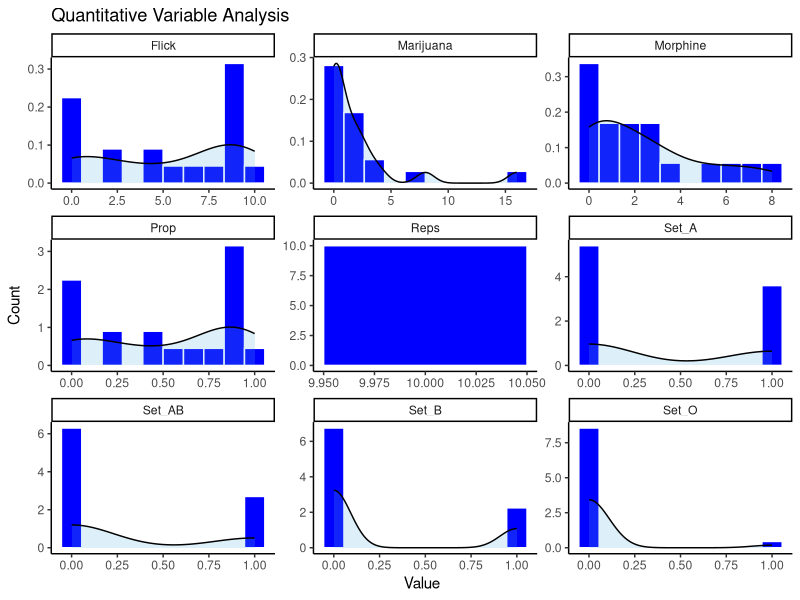
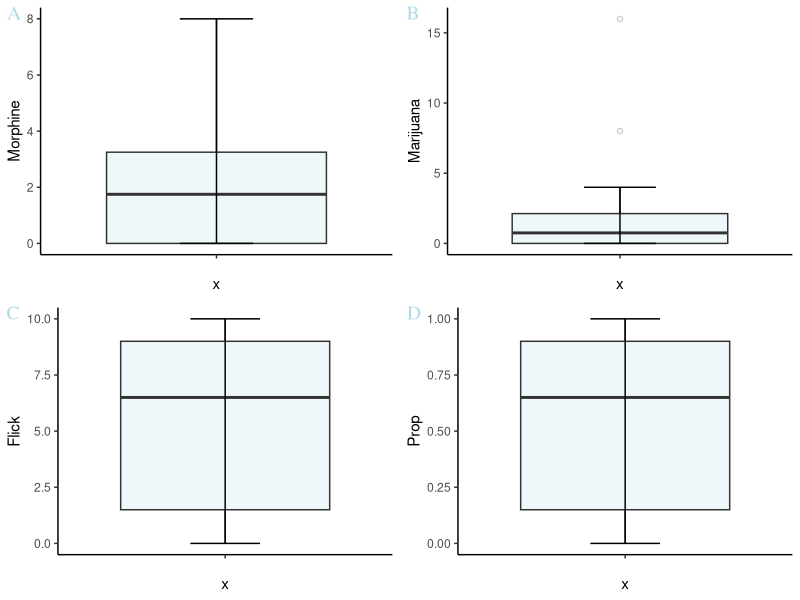
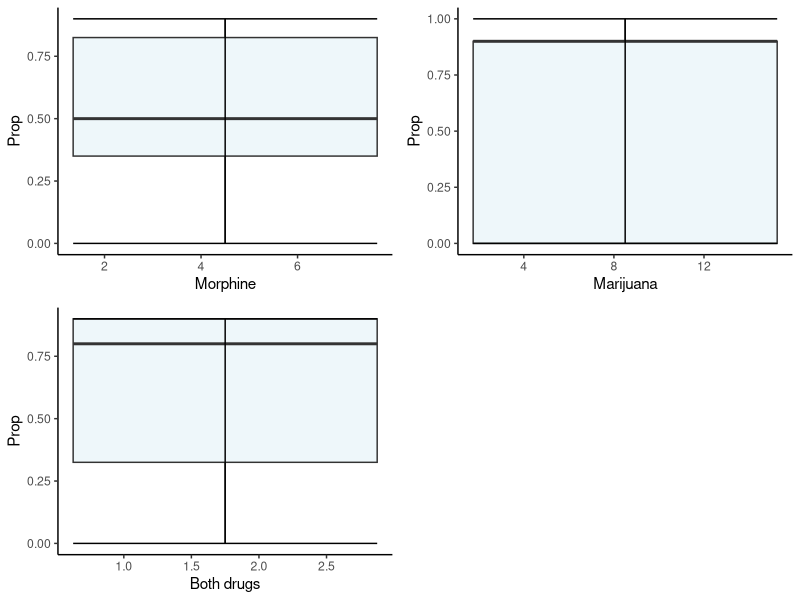
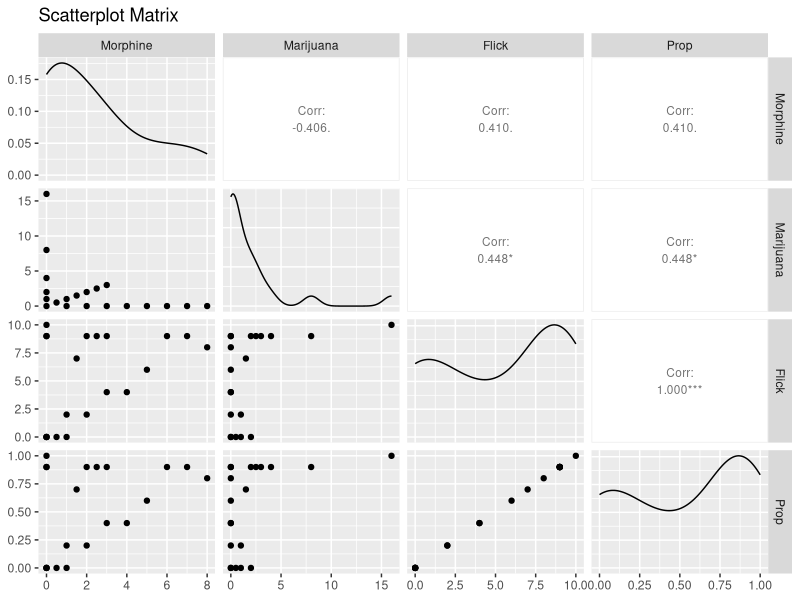
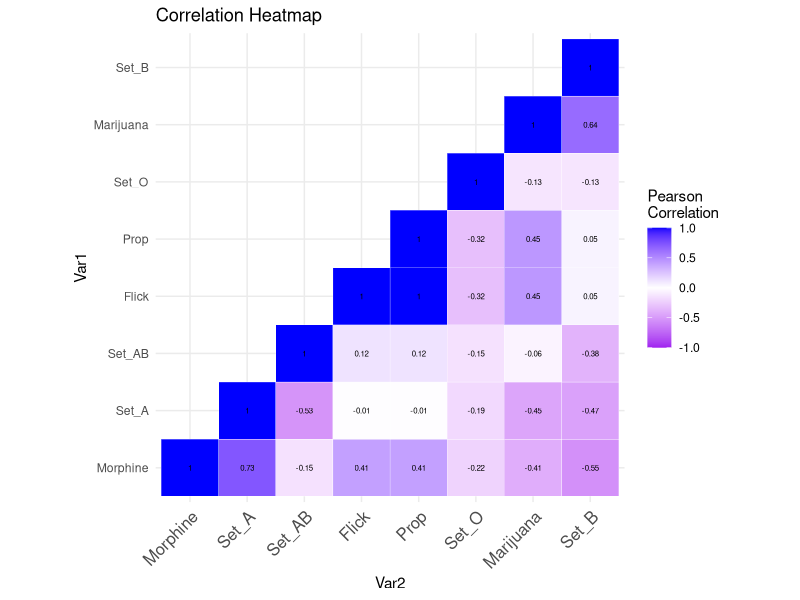

These charts were generated, in order, by the following R code:
## ---- chunk 1
knitr::opts_chunk$set(echo = TRUE, message = FALSE, warning = FALSE, fig.align = "center")
## ---- chunk 2
library(kableExtra)    # Tables
library(dplyr)         # Mutation for dummy variable
library(caret)         # Dummy variable
library(tidyr)         # Can be used to “gather” a key-value pair across multiple columns
library(cowplot)       # plot_grid() function
library(GGally)        # Allows to build a great scatterplot matrix
library(fastDummies)   # Create dummy variables
library(reshape2)      # melt() function
library(data.table)    # data.table format

#source("VIF.R")
## ---- chunk 3
# Load your data, Bpain.csv
pain  = fread("Bpain.csv")
pain1 = fread("Bpain.csv")
## ---- chunk 4
# Moved reps to the end of the dataframe
pain <- pain[, c(1:5, 7, 6)]

# Remove Observations to review quantitative values
pain <- pain[,-1] 

# Create dummy variables for Set
pain <- dummy_cols(pain, select_columns = "Set")

#Remove set since now dummies are available
pain <- pain[,-1] 
## ---- chunk 5
dim(pain) # Get or set the dimension of the specified matrix, array or data frame

kable(head(pain)) |>  kable_classic() |> 
  kableExtra::kable_styling(bootstrap_options = c("striped", "hover", "condensed","responsive")) |> 
  kable_styling(position = "center") # Use kable to design table

str(pain) # Compactly displaying the internal structure of a R object

which(is.na(pain)) # Function returns the positions with missing values, 0 missing values
## ---- chunk 6
# Produce result summaries
CSUM <- data.frame(mean = sapply(pain[,c(1:9)], mean,na.rm = T) 
                ,median = sapply(pain[,c(1:9)], median,na.rm = T)
                ,min = sapply(pain[,c(1:9)], min,na.rm = T)
                ,max = sapply(pain[,c(1:9)], max,na.rm = T)
                ,sd = sapply(pain[,c(1:9)], sd,na.rm = T))
colnames(CSUM) = c("Mean","Median","Min","Max","Standard Deviation")
kable(head(CSUM, 10)) %>% kable_classic() %>% 
  kableExtra::kable_styling(bootstrap_options = c("striped", "hover", "condensed","responsive")) %>%
  kable_styling(position = "center") # Use kable to design table
## ---- chunk 7
histograms <- ggplot(gather(data = pain),aes(value)) +
  geom_histogram(aes(y=..density..),bins = 10, color = "white", fill = "blue") + # Creates bin sizing and sets the lines as white
  geom_density(alpha= .2, fill="#56B4E9") +
  facet_wrap(~key,scales = "free") + # Converting the graphs into panels
  ggtitle("Quantitative Variable Analysis") + # Title name
  ylab("Count") + xlab("Value") + # Label names
  theme_classic() # A classic theme, with x and y axis lines and no grid lines

histograms
## ---- chunk 8
# Using ggplot to creat various boxplots with various features
morphine.box <- ggplot(data = pain, aes(x="",y= Morphine)) + 
    geom_boxplot(fill="lightblue", alpha=0.2, outlier.shape = 21, outlier.color = "black") +
    stat_boxplot(geom='errorbar', linetype=1, width=0.25) + 
    ylab("Morphine") + # Label names
    theme_classic() # A classic theme, no grid lines

marijuana.box <- ggplot(data = pain, aes(x="",y= Marijuana)) + 
    geom_boxplot(fill="lightblue", alpha=0.2, outlier.shape = 21, outlier.color = "black") + 
    stat_boxplot(geom='errorbar', linetype=1, width=0.25) + 
    ylab("Marijuana") + # Label names
    theme_classic() # A classic theme, no grid lines

flick.box <- ggplot(data = pain, aes(x="",y= Flick)) + 
    geom_boxplot(fill="lightblue", alpha=0.2, outlier.shape = 21, outlier.color = "black") + 
    stat_boxplot(geom='errorbar', linetype=1, width=0.25) + 
    ylab("Flick") + # Label names
    theme_classic() # A classic theme, no grid lines

prop.box <- ggplot(data = pain, aes(x="",y= Prop)) + 
    geom_boxplot(fill="lightblue", alpha=0.2, outlier.shape = 21, outlier.color = "black") + 
    stat_boxplot(geom='errorbar', linetype=1, width=0.25) + 
    ylab("Prop") + # Label names
    theme_classic() # A classic theme, no grid lines

# Places the graphs into one space
plot_grid(morphine.box, marijuana.box, flick.box, prop.box, labels = "AUTO", 
  label_fontfamily = "serif",
  label_fontface = "plain",
  label_colour = "lightblue")
## ---- chunk 9
plota<- pain1 %>% filter(Set=='A')%>% ggplot(aes(x=Morphine, y=Prop))+
  geom_boxplot(fill="lightblue", alpha=0.2, outlier.shape = 21, outlier.color = "black") +
    stat_boxplot(geom='errorbar', linetype=1, width=0.25) + 
  xlab("Morphine")+
    theme_classic()
plotb<-pain1 %>% filter(Set=='B')%>% ggplot(aes(x=Marijuana, y=Prop))+
  geom_boxplot(fill="lightblue", alpha=0.2, outlier.shape = 21, outlier.color = "black") +
    stat_boxplot(geom='errorbar', linetype=1, width=0.25) + 
  xlab("Marijuana")+
    theme_classic()
plotab<-pain1 %>% filter(Set=='AB')%>% ggplot(aes(x=Morphine, y=Prop))+
  geom_boxplot(fill="lightblue", alpha=0.2, outlier.shape = 21, outlier.color = "black") +
    stat_boxplot(geom='errorbar', linetype=1, width=0.25) + 
  xlab("Both drugs")+
    theme_classic()# remember they are given the same amount of both drugs, decide whether to change the x axis

plot_grid(plota, plotb, plotab) 
  
## ---- chunk 10
# Used ggpairs to create a scatterplot matrix, did not include Sets becuase of redundant informtion
scaterrplot <- ggpairs(pain, title = "Scatterplot Matrix",
                      columns = c(1:4),
                      proportions = "auto",
                      columnLabels = c("Morphine","Marijuana","Flick",
                      "Prop"),
                      upper = list(continuous = wrap('cor',size = 3)),) 

scaterrplot
## ---- chunk 11
# Create heatmap to show variable correlation
# Round the correlation coefficient to two decimal places
cormat <- round(cor(pain[, -5]), 2)

# Use correlation between variables as distance
reorder_cormat <- function(cormat){ 
dd <- as.dist((1-cormat)/2)
hc <- hclust(dd)
cormat <-cormat[hc$order, hc$order]
return(cormat)
}

# Reorder the correlation matrix
cormat <- reorder_cormat(cormat)

# Keeping only upper triangular matrix
# upper_tri returns TRUE/FALSE for each coordinate (TRUE -> part of upper triangle)
# multiplying will thus keep the upper triangle values and set the others to 0
cormat <- cormat*upper.tri(cormat, diag = TRUE)
# Values of the lower triangle (0) are replaced by NA
cormat[cormat == 0] <- NA

# Melt the correlation matrix
cormat <- reshape2::melt(cormat, na.rm = TRUE)

# Create a ggheatmap with multiple characteristics 
ggplot(cormat, aes(Var2, Var1, fill = value)) +
  geom_tile(color = "white") +
  scale_fill_gradient2(low = "purple", high = "blue", mid = "white",
                       midpoint = 0, limit = c(-1,1), space = "Lab", name="Pearson\nCorrelation") +
  ggtitle("Correlation Heatmap") + # Title name
  theme_minimal() + # Minimal theme, keeps in the lines
  theme(axis.text.x = element_text(angle = 45, vjust = 1, size = 12, hjust = 1)) +
  coord_fixed() +
  geom_text(aes(Var2, Var1, label = value), color = "black", size = 2)
